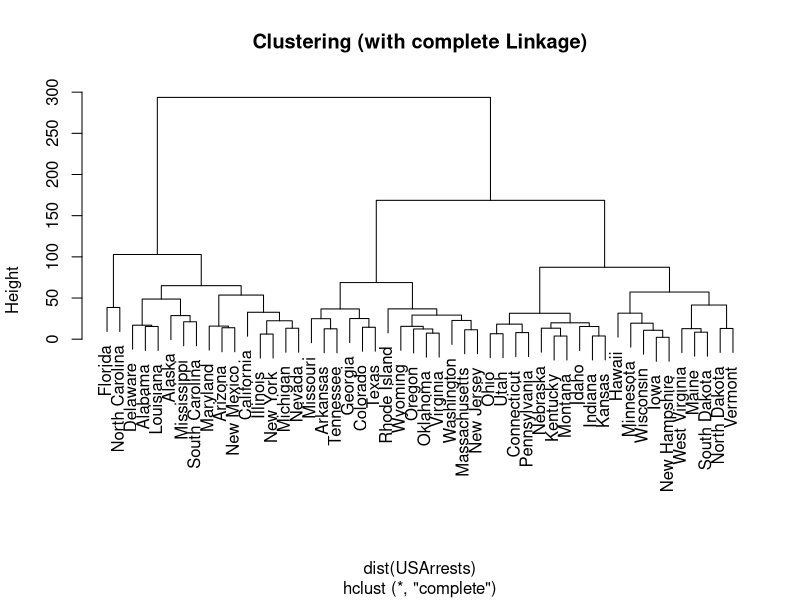
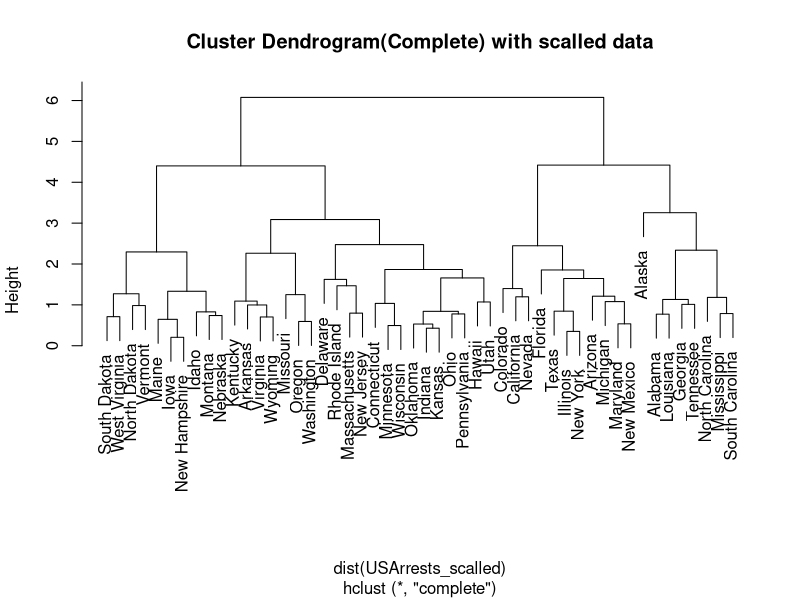
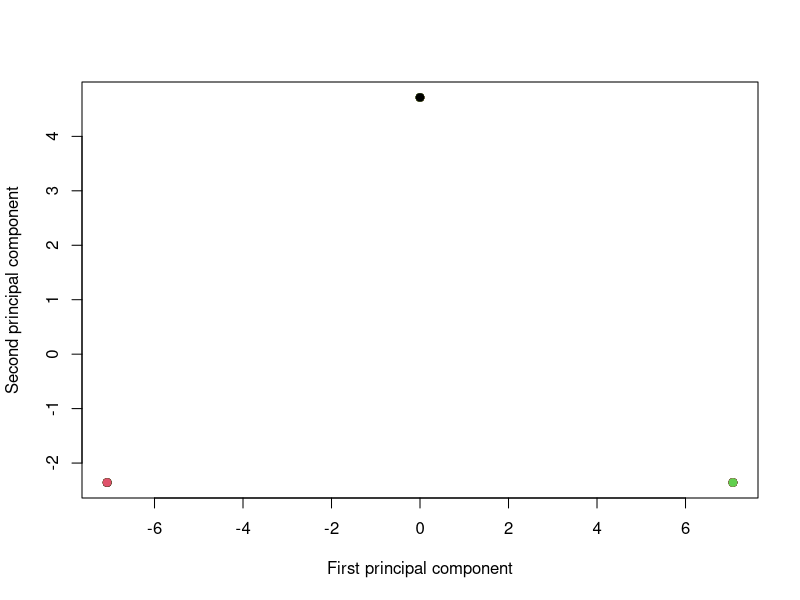

These figures' R source, in order:
## ---- chunk 1
set.seed(12)
arrests_complete <- hclust(dist(USArrests), method = "complete")
plot(arrests_complete,main='Clustering (with complete Linkage)')
## ---- chunk 2
cluster_mapping<- cutree(arrests_complete, 3)
## ---- chunk 3
cluster1 <- USArrests[cluster_mapping == 1,]
cluster2 <- USArrests[cluster_mapping == 2,]
cluster3 <- USArrests[cluster_mapping == 3,]
print(cluster1)
print(cluster2)
print(cluster3)
## ---- chunk 4
USArrests_scalled <- scale(USArrests)
arrests_scalled_complete <- hclust(dist(USArrests_scalled), method = "complete")
plot(arrests_scalled_complete,main='Cluster Dendrogram(Complete) with scalled data')
## ---- chunk 5
cluster_mapping<- cutree(arrests_scalled_complete, 3)
cluster1_2 <- USArrests[cluster_mapping == 1,]
cluster2_2 <- USArrests[cluster_mapping == 2,]
cluster3_3 <- USArrests[cluster_mapping == 3,]
print(cluster1_2)
print(cluster2_2)
print(cluster3_3)
## ---- chunk 6
table(cutree(arrests_complete, 3), cutree(arrests_scalled_complete, 3))

## ---- chunk 7
set.seed(12)
groups <-  c(rep(1, 20), rep(2, 20), rep(3, 20))
data <- matrix(rnorm(60*50, mean = 0, sd = 0.001), ncol = 50)
## adding mean shifters
data[1:20,group=1]<-data[1:20,group=1]+10
data[21:40,group=2]<- data[21:40,group=2]-10
data[21:40,group=2]<- data[21:40,group=2]+10
data[41:60,group=3]<- data[41:60,group=3]-10

## ---- chunk 8
data_pca =prcomp(data, scale =FALSE)
# Plot the first two principal component score vectors
plot(data_pca$x[,1:2], col=1:3, pch =19, xlab ="First principal component", ylab="Second principal component")
## ---- chunk 9

data_kmeans <- kmeans(data, 3, nstart = 20)
table(groups, data_kmeans$cluster)

## ---- chunk 10
## 2 Cluster
data_kmeans <- kmeans(data, 2, nstart = 20)
table(groups, data_kmeans$cluster)
## ---- chunk 11
## 4 Cluster
data_kmeans <- kmeans(data, 4, nstart = 20)
table(groups, data_kmeans$cluster)

## ---- chunk 12
## kmeans over pca PCA vectors
data_kmeans <- kmeans(data_pca$x[,1:2], 3, nstart = 20)
table(groups, data_kmeans$cluster)

## ---- chunk 13
## kmeans over scalled data
data_kmeans <- kmeans(scale(data), 3, nstart = 20)
table(groups, data_kmeans$cluster)

## ---- chunk 14

## ---- chunk 15

## ---- chunk 16

